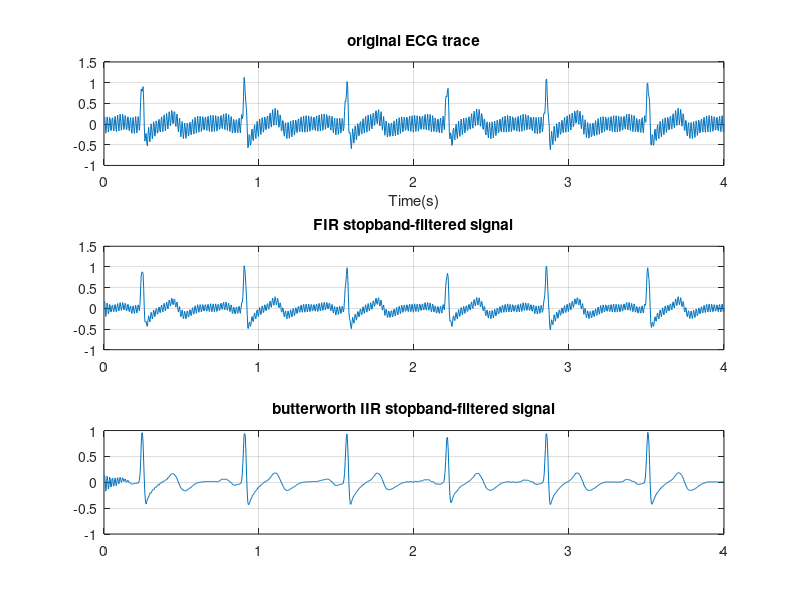

This chart was generated by the following MATLAB code:
% A simple script demonstrating the use of notch-filter 
%             so as to suppress power-line noise 60 HZ  in ECGtrace   
% -it relates to problem 4.19

close all; clear all;
load ECG_60Hz_data, Fs=250
time=[1:numel(x)]*(1/Fs);

subplot(3,1,1),plot(time,x),xlabel('Time(s)'),grid,title('original ECG trace')

% design an stop-band FIR 36-order filter for removing powerline nosie @ 60 Hz 
b=fir1(36,[58 62]/(Fs/2),'stop');
filtered_x=filtfilt(b,1,x); % apply the filter in zero-phase mode 
subplot(3,1,2),plot(time,filtered_x),grid,title('FIR stopband-filtered signal')


% design an stop-band IIR 3-order filter for removing powerline nosie @ 60 Hz 
[b,a]=butter(3,[58 62]/(Fs/2),'stop');
filtered_x=filtfilt(b,a,x); % apply the filter in zero-phase (bidirectional) mode 
subplot(3,1,3),plot(time,filtered_x),grid,title('butterworth IIR stopband-filtered signal')

